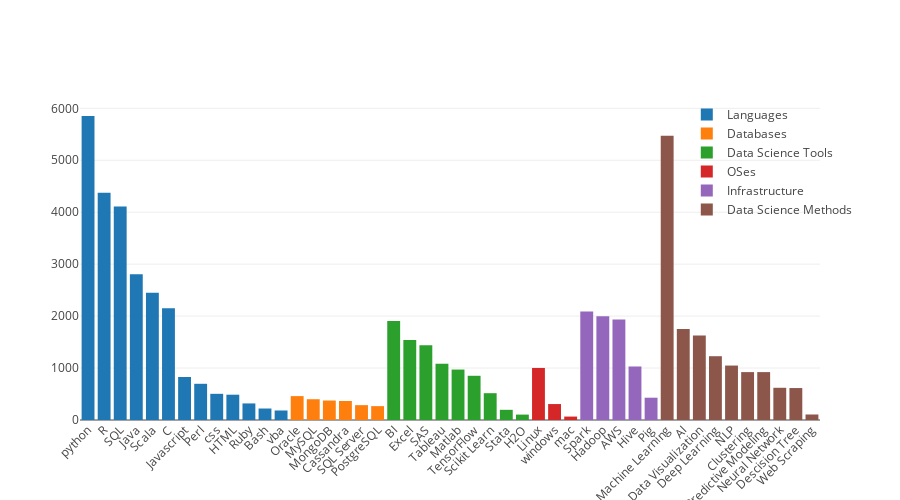

Notebook cell for this chart:
### Code cell
layout = Layout(
    paper_bgcolor='rgba(0,0,0,0)',
    plot_bgcolor='rgba(0,0,0,0)'
)

bar_layout = Layout(
    barmode='group',
    height=500,
    width=900,
    xaxis=dict(tickangle=-45),
    paper_bgcolor='rgba(0,0,0,0)',
    plot_bgcolor='rgba(0,0,0,0)',
    legend=dict(x="0.82")
)

graph_data = []
for tool_name, my_df in all_tools_re.items():
    graph_data.append(go.Bar(
        x = list(skill_groups_df[tool_name].index),
        y = list(skill_groups_df[tool_name][1]),
        name = tool_name))

py.offline.iplot(Figure(data=graph_data, layout=bar_layout), filename='DS-Skills')

### Figure 1 — Plotly figure (JSON) as saved in the notebook; plotly's stock layout.template omitted (floating-point values rounded to 4 significant figures)
{"data": [{"name": "Languages", "type": "bar", "x": ["python", "R", "SQL", "Java", "Scala", "C", "Javascript", "Perl", "css", "HTML", "Ruby", "Bash", "vba"], "y": [5852, 4375, 4112, 2805, 2448, 2149, 828, 697, 504, 487, 319, 221, 183]}, {"name": "Databases", "type": "bar", "x": ["Oracle", "MySQL", "MongoDB", "Cassandra", "SQL Server", "PostgreSQL"], "y": [460, 400, 375, 366, 286, 267]}, {"name": "Data Science Tools", "type": "bar", "x": ["BI", "Excel", "SAS", "Tableau", "Matlab", "TensorFlow", "Scikit Learn", "Stata", "H2O"], "y": [1905, 1542, 1441, 1083, 971, 851, 516, 196, 104]}, {"name": "OSes", "type": "bar", "x": ["Linux", "windows", "mac"], "y": [1002, 307, 66]}, {"name": "Infrastructure", "type": "bar", "x": ["Spark", "Hadoop", "AWS", "Hive", "Pig"], "y": [2091, 1996, 1934, 1030, 429]}, {"name": "Data Science Methods", "type": "bar", "x": ["Machine Learning", "AI", "Data Visualization", "Deep Learning", "NLP", "Clustering", "Predictive Modeling", "Neural Network", "Descision Tree", "Web Scraping"], "y": [5470, 1753, 1629, 1228, 1048, 922, 922, 620, 615, 106]}], "layout": {"barmode": "group", "height": 500, "legend": {"x": "0.82"}, "paper_bgcolor": "rgba(0,0,0,0)", "plot_bgcolor": "rgba(0,0,0,0)", "width": 900, "xaxis": {"tickangle": -45}}}
